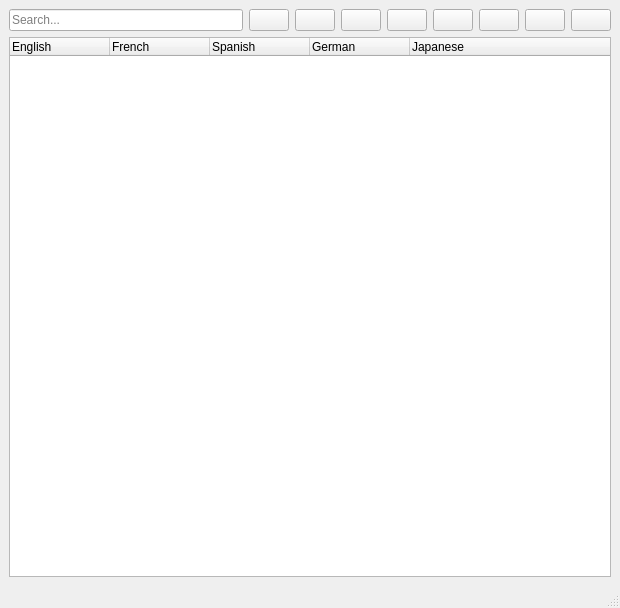
<?xml version="1.0" encoding="UTF-8"?>
<ui version="4.0">
 <class>mainWindow</class>
 <widget class="QMainWindow" name="mainWindow">
  <property name="geometry">
   <rect>
    <x>0</x>
    <y>0</y>
    <width>620</width>
    <height>608</height>
   </rect>
  </property>
  <property name="sizePolicy">
   <sizepolicy hsizetype="Fixed" vsizetype="Fixed">
    <horstretch>0</horstretch>
    <verstretch>0</verstretch>
   </sizepolicy>
  </property>
  <property name="windowTitle">
   <string>pyProject</string>
  </property>
  <widget class="QWidget" name="centralwidget">
   <layout class="QVBoxLayout" name="verticalLayout">
    <item>
     <layout class="QHBoxLayout" name="horizontalLayout">
      <item>
       <widget class="QLineEdit" name="lineSearch">
        <property name="minimumSize">
         <size>
          <width>75</width>
          <height>20</height>
         </size>
        </property>
        <property name="toolTip">
         <string>Search...</string>
        </property>
        <property name="statusTip">
         <string>Type to search through directory.</string>
        </property>
        <property name="inputMask">
         <string/>
        </property>
        <property name="text">
         <string/>
        </property>
        <property name="frame">
         <bool>true</bool>
        </property>
        <property name="placeholderText">
         <string>Search...</string>
        </property>
       </widget>
      </item>
      <item>
       <widget class="QPushButton" name="buttonNew">
        <property name="toolTip">
         <string>New</string>
        </property>
        <property name="statusTip">
         <string>Click to create a new directory.</string>
        </property>
        <property name="text">
         <string/>
        </property>
        <property name="icon">
         <iconset>
          <normaloff>icons/new.png</normaloff>icons/new.png</iconset>
        </property>
        <property name="iconSize">
         <size>
          <width>32</width>
          <height>32</height>
         </size>
        </property>
       </widget>
      </item>
      <item>
       <widget class="QPushButton" name="buttonEdit">
        <property name="toolTip">
         <string>Edit</string>
        </property>
        <property name="statusTip">
         <string>Click to edit a row.</string>
        </property>
        <property name="text">
         <string/>
        </property>
        <property name="icon">
         <iconset>
          <normaloff>icons/edit.png</normaloff>icons/edit.png</iconset>
        </property>
        <property name="iconSize">
         <size>
          <width>32</width>
          <height>32</height>
         </size>
        </property>
       </widget>
      </item>
      <item>
       <widget class="QPushButton" name="buttonQuiz">
        <property name="toolTip">
         <string>Quiz</string>
        </property>
        <property name="statusTip">
         <string>Click to test your knowledge.</string>
        </property>
        <property name="text">
         <string/>
        </property>
        <property name="icon">
         <iconset>
          <normaloff>icons/quizz.png</normaloff>icons/quizz.png</iconset>
        </property>
        <property name="iconSize">
         <size>
          <width>32</width>
          <height>32</height>
         </size>
        </property>
       </widget>
      </item>
      <item>
       <widget class="QPushButton" name="buttonRefresh">
        <property name="toolTip">
         <string>Refresh</string>
        </property>
        <property name="statusTip">
         <string>Click to refresh the of view current directory.</string>
        </property>
        <property name="text">
         <string/>
        </property>
        <property name="icon">
         <iconset>
          <normaloff>icons/refresh.png</normaloff>icons/refresh.png</iconset>
        </property>
        <property name="iconSize">
         <size>
          <width>32</width>
          <height>32</height>
         </size>
        </property>
       </widget>
      </item>
      <item>
       <widget class="QPushButton" name="buttonAdd">
        <property name="toolTip">
         <string>Add</string>
        </property>
        <property name="statusTip">
         <string>Click to add a row.</string>
        </property>
        <property name="text">
         <string/>
        </property>
        <property name="icon">
         <iconset>
          <normaloff>icons/add.png</normaloff>icons/add.png</iconset>
        </property>
        <property name="iconSize">
         <size>
          <width>32</width>
          <height>32</height>
         </size>
        </property>
       </widget>
      </item>
      <item>
       <widget class="QPushButton" name="buttonDelete">
        <property name="toolTip">
         <string>Delete</string>
        </property>
        <property name="statusTip">
         <string>Click to delete a row.</string>
        </property>
        <property name="text">
         <string/>
        </property>
        <property name="icon">
         <iconset>
          <normaloff>icons/delete.png</normaloff>icons/delete.png</iconset>
        </property>
        <property name="iconSize">
         <size>
          <width>32</width>
          <height>32</height>
         </size>
        </property>
       </widget>
      </item>
      <item>
       <widget class="QPushButton" name="buttonImport">
        <property name="toolTip">
         <string>Open</string>
        </property>
        <property name="statusTip">
         <string>Click to open a file.</string>
        </property>
        <property name="text">
         <string/>
        </property>
        <property name="icon">
         <iconset>
          <normaloff>icons/open.png</normaloff>icons/open.png</iconset>
        </property>
        <property name="iconSize">
         <size>
          <width>32</width>
          <height>32</height>
         </size>
        </property>
       </widget>
      </item>
      <item>
       <widget class="QPushButton" name="buttonExport">
        <property name="toolTip">
         <string>Save</string>
        </property>
        <property name="statusTip">
         <string>Click to save current file.</string>
        </property>
        <property name="text">
         <string/>
        </property>
        <property name="icon">
         <iconset>
          <normaloff>icons/save.png</normaloff>icons/save.png</iconset>
        </property>
        <property name="iconSize">
         <size>
          <width>32</width>
          <height>32</height>
         </size>
        </property>
       </widget>
      </item>
     </layout>
    </item>
    <item>
     <widget class="QTableWidget" name="tableWidget">
      <property name="sizePolicy">
       <sizepolicy hsizetype="Expanding" vsizetype="Expanding">
        <horstretch>0</horstretch>
        <verstretch>0</verstretch>
       </sizepolicy>
      </property>
      <property name="autoFillBackground">
       <bool>false</bool>
      </property>
      <property name="frameShape">
       <enum>QFrame::StyledPanel</enum>
      </property>
      <property name="editTriggers">
       <set>QAbstractItemView::NoEditTriggers</set>
      </property>
      <property name="alternatingRowColors">
       <bool>true</bool>
      </property>
      <property name="selectionMode">
       <enum>QAbstractItemView::SingleSelection</enum>
      </property>
      <property name="selectionBehavior">
       <enum>QAbstractItemView::SelectRows</enum>
      </property>
      <property name="sortingEnabled">
       <bool>true</bool>
      </property>
      <attribute name="horizontalHeaderCascadingSectionResizes">
       <bool>false</bool>
      </attribute>
      <attribute name="horizontalHeaderShowSortIndicator" stdset="0">
       <bool>true</bool>
      </attribute>
      <attribute name="horizontalHeaderStretchLastSection">
       <bool>true</bool>
      </attribute>
      <attribute name="verticalHeaderVisible">
       <bool>true</bool>
      </attribute>
      <column>
       <property name="text">
        <string>English</string>
       </property>
       <property name="textAlignment">
        <set>AlignLeading|AlignVCenter</set>
       </property>
       <property name="icon">
        <iconset>
         <normaloff>icons/uk.png</normaloff>icons/uk.png</iconset>
       </property>
      </column>
      <column>
       <property name="text">
        <string>French</string>
       </property>
       <property name="textAlignment">
        <set>AlignLeading|AlignVCenter</set>
       </property>
       <property name="icon">
        <iconset>
         <normaloff>icons/fra.png</normaloff>icons/fra.png</iconset>
       </property>
      </column>
      <column>
       <property name="text">
        <string>Spanish</string>
       </property>
       <property name="textAlignment">
        <set>AlignLeading|AlignVCenter</set>
       </property>
       <property name="icon">
        <iconset>
         <normaloff>icons/esp.png</normaloff>icons/esp.png</iconset>
       </property>
      </column>
      <column>
       <property name="text">
        <string>German</string>
       </property>
       <property name="textAlignment">
        <set>AlignLeading|AlignVCenter</set>
       </property>
       <property name="icon">
        <iconset>
         <normaloff>icons/ger.png</normaloff>icons/ger.png</iconset>
       </property>
      </column>
      <column>
       <property name="text">
        <string>Japanese</string>
       </property>
       <property name="textAlignment">
        <set>AlignLeading|AlignVCenter</set>
       </property>
       <property name="icon">
        <iconset>
         <normaloff>icons/jap.png</normaloff>icons/jap.png</iconset>
       </property>
      </column>
     </widget>
    </item>
   </layout>
  </widget>
  <widget class="QMenuBar" name="menubar">
   <property name="geometry">
    <rect>
     <x>0</x>
     <y>0</y>
     <width>620</width>
     <height>21</height>
    </rect>
   </property>
  </widget>
  <widget class="QStatusBar" name="statusbar"/>
 </widget>
 <resources/>
 <connections/>
</ui>
